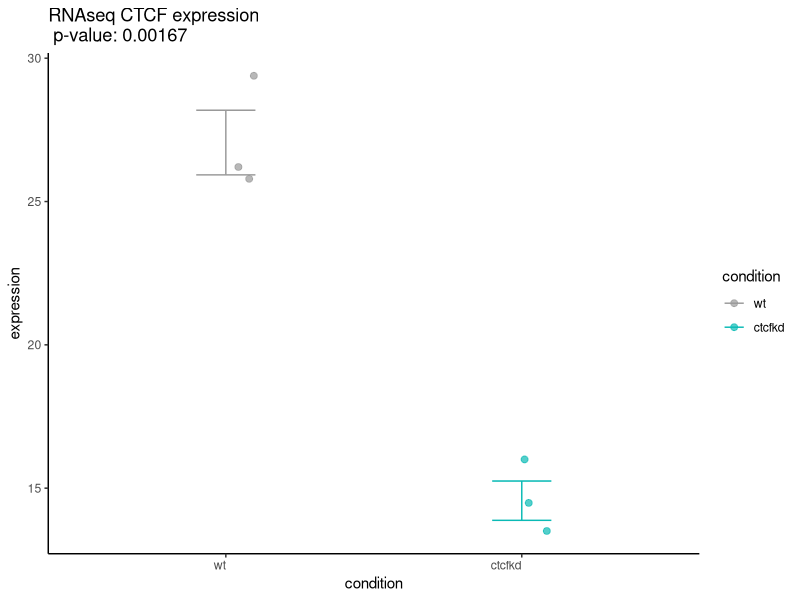
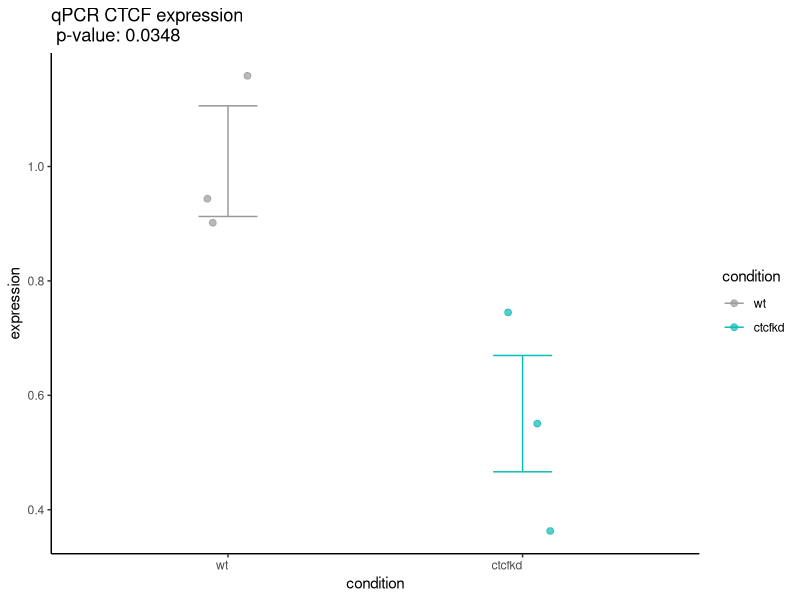
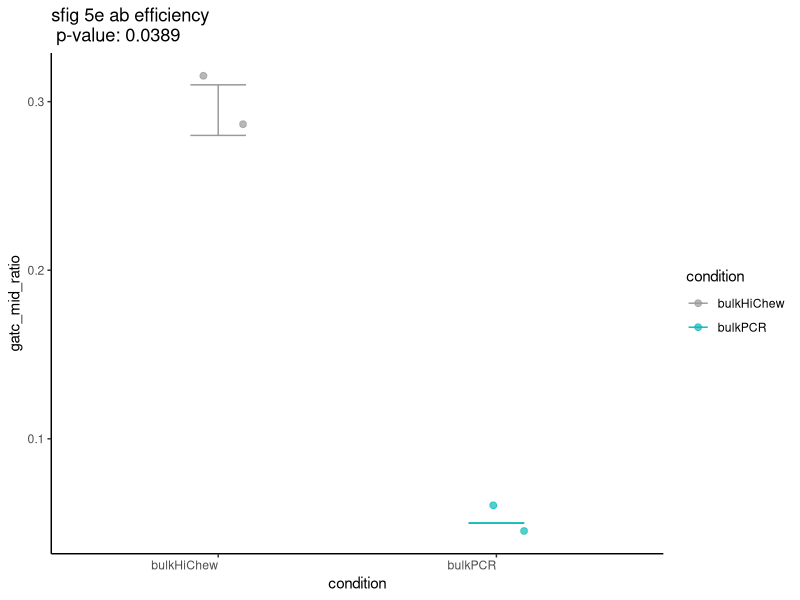
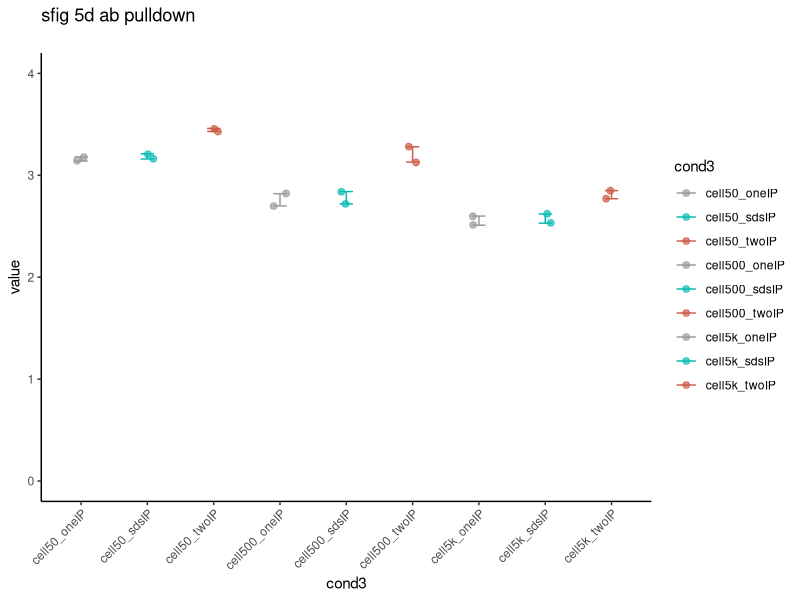
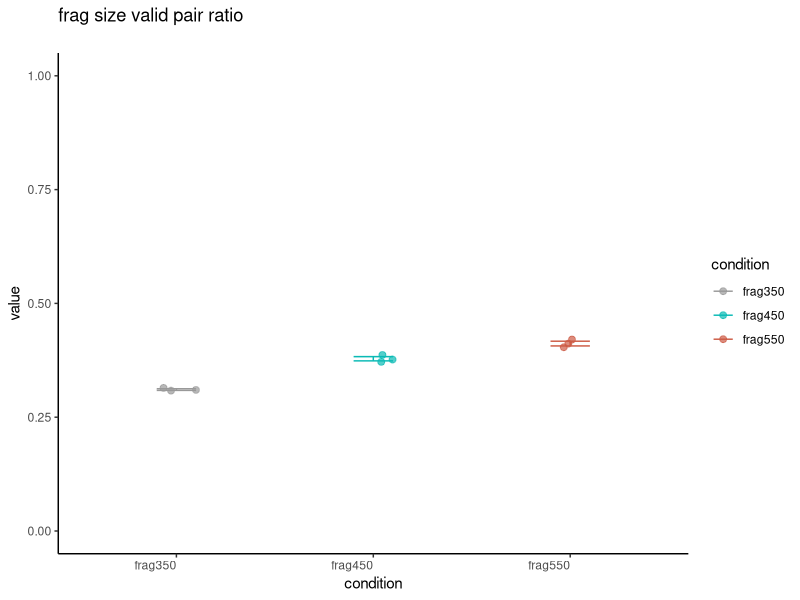
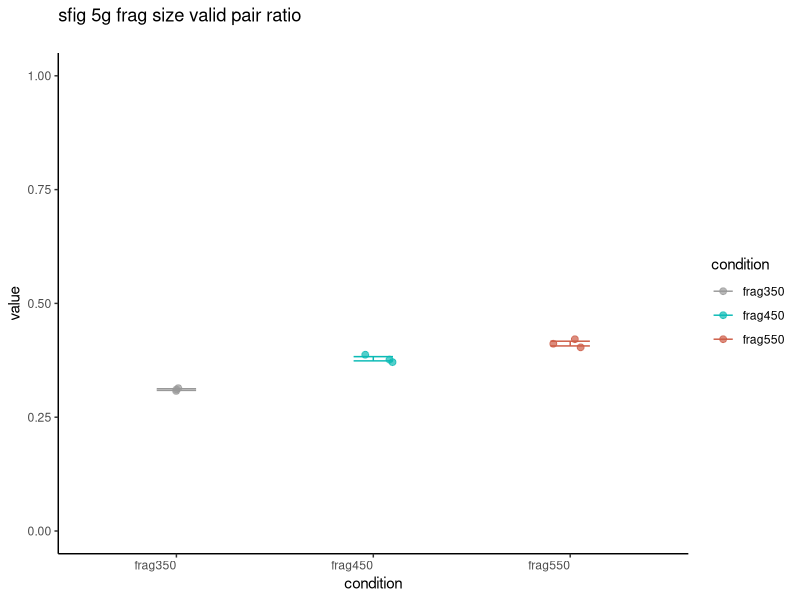
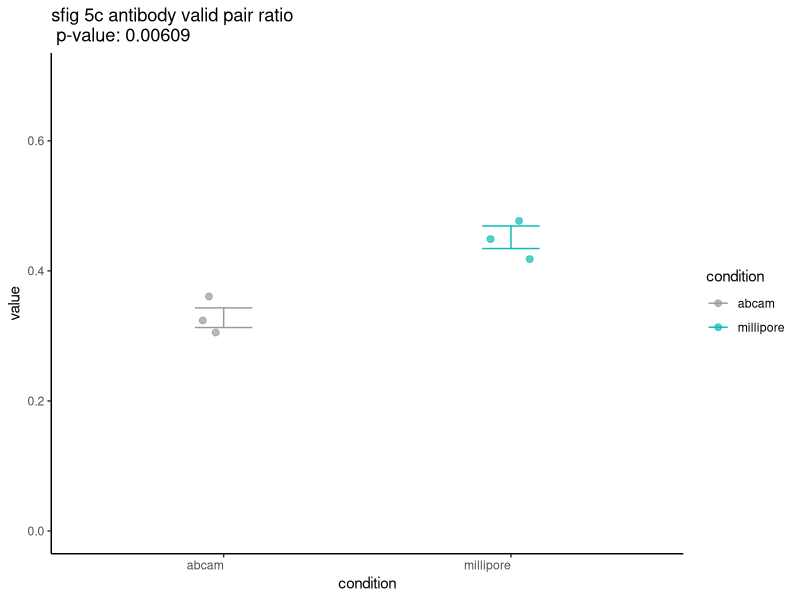
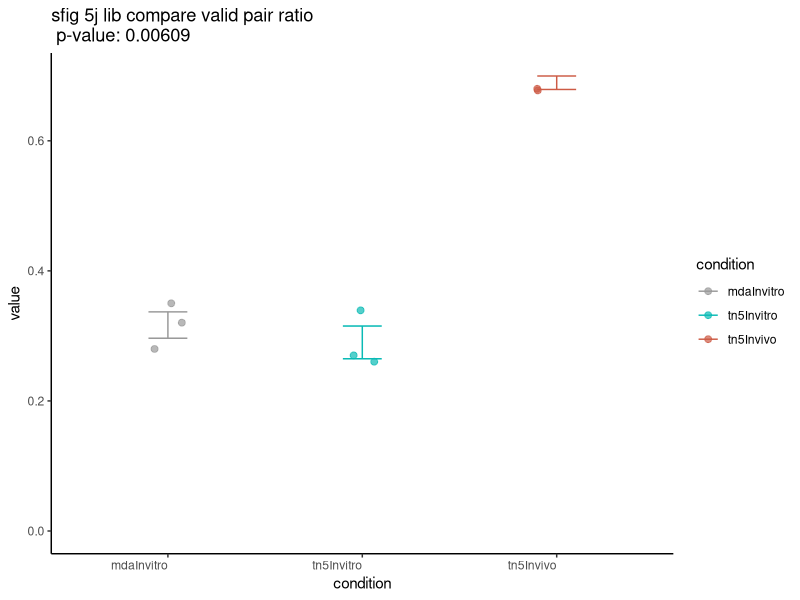

Generate these figures, in order, with R:
library(ggplot2)
library(plyr)
library(reshape2)
library(zoo)
library(Matrix)
library(data.table)
library(dplyr)
library(ggsci)
mypal <- pal_npg("nrc", alpha = 0.7)(9)

### RNAseq CTCF expression ###
wt_kd_RNA<-read.table('groupA-vs-groupC.gene.DEseq2.Filter.xls',header = T)
wt_kd_RNA_subset<-wt_kd_RNA[wt_kd_RNA$GeneID=='10664',c(20,21,22,36,37,38)]
df<-reshape2::melt(wt_kd_RNA_subset)

df$condition<-sub(".*_(.).*", "\\1", df$variable)
colnames(df)<-c('sample','expression','condition')
df$condition<-c('wt','wt','wt','ctcfkd','ctcfkd','ctcfkd')
df$condition<-factor(df$condition, levels = c('wt','ctcfkd'))

summary_data <- df %>%  group_by(condition) %>%  summarise(    mean_expression = mean(expression),
    se_expression = sd(expression) / sqrt(n())  )

t_test_result <- t.test(expression ~ condition, data = df)

summary_df <- df %>%
  group_by(condition) %>%
  summarise(mean_value = mean(expression),
            se = sd(expression) / sqrt(n()))
mypal <- pal_npg("nrc", alpha = 0.7)(9)

p1 <- ggplot(df, aes(x = condition, y = expression,color=condition)) +
  geom_point(position = position_jitter(width = 0.1), size = 2,alpha=0.7) +  # Add dots with jitter
  geom_errorbar(data = summary_df, aes(y = mean_value, ymin = mean_value - se, ymax = mean_value + se), width = 0.2) +  # Add error bars
  labs(title=paste('RNAseq CTCF expression\n',"p-value:", format(t_test_result$p.value, digits = 3)))+
  theme_classic()+theme(axis.text.x = element_text(angle = 0, hjust = 1))+ scale_color_manual(values=c('#999999','#0ABAB5'))
p1

### qPCR CTCF expression ###
wt_kd_subset<-cbind.data.frame(wt_1=0.973,wt_2=0.863,wt_3=1.192,ctcfkd_1=0.389,ctcfkd_2=0.574,ctcfkd_3=0.741)
df<-reshape2::melt(wt_kd_subset)

df$condition <- sub("^(.*?)_.*", "\\1", df$variable)
colnames(df)<-c('sample','expression','condition')
df$condition<-factor(df$condition, levels = c('wt','ctcfkd'))

summary_data <- df %>%  group_by(condition) %>%  summarise(mean_expression = mean(expression), se_expression = sd(expression) / sqrt(n())  )
t_test_result <- t.test(expression ~ condition, data = df)

summary_df <- df %>%
  group_by(condition) %>%
  summarise(mean_value = mean(expression),
            se = sd(expression) / sqrt(n()))

p2 <- ggplot(df, aes(x = condition, y = expression,color=condition)) +
  geom_point(position = position_jitter(width = 0.1), size = 2,alpha=0.7) +  # Add dots with jitter
  geom_errorbar(data = summary_df, aes(y = mean_value, ymin = mean_value - se, ymax = mean_value + se), width = 0.2) +  # Add error bars
  labs(title=paste('qPCR CTCF expression\n',"p-value:", format(t_test_result$p.value, digits = 3)))+
  theme_classic()+theme(axis.text.x = element_text(angle = 0, hjust = 1))+ scale_color_manual(values=c('#999999','#0ABAB5'))
p2

### sfig 5e ab efficiency ###
stack<-read.table('bulkHiChew_5k_500_50_hic_pro_metrics.xls',header=T)
stack$gatc_mid_ratio<-round(stack$gatc_mid/stack$Dangling_end_pairs,2)
df<-stack[c(1,2,7,8),c(1,21)]

df$condition <- sub("^(.*?)_.*", "\\1", df$sample)

colnames(df)<-c('sample','gatc_mid_ratio','condition')
df$condition<-factor(df$condition, levels = c('bulkHiChew','bulkPCR'))

summary_data <- df %>%  group_by(condition) %>%  summarise(mean_expression = mean(gatc_mid_ratio), se_expression = sd(gatc_mid_ratio) / sqrt(n())  )
t_test_result <- t.test(gatc_mid_ratio ~ condition, data = df)

summary_df <- df %>%  group_by(condition) %>% summarise(mean_value = mean(gatc_mid_ratio), se = sd(gatc_mid_ratio) / sqrt(n()))

p3 <- ggplot(df, aes(x = condition, y = gatc_mid_ratio,color=condition)) +
  geom_point(position = position_jitter(width = 0.1), size = 2,alpha=0.7) +  # Add dots with jitter
  geom_errorbar(data = summary_df, aes(y = mean_value, ymin = mean_value - se, ymax = mean_value + se), width = 0.2) +  # Add error bars
  labs(title=paste('sfig 5e ab efficiency\n',"p-value:", format(t_test_result$p.value, digits = 3)))+
  theme_classic()+theme(axis.text.x = element_text(angle = 0, hjust = 1))+ scale_color_manual(values=c('#999999','#0ABAB5'))
p3


### sfig 5d ab pulldown ###
wt_kd_subset<-cbind.data.frame(cell5k_oneIP_1=2.51,cell5k_oneIP_2=2.6,cell500_oneIP_1=2.82,cell500_oneIP_2=2.7,cell50_oneIP_1=3.18,cell50_oneIP_2=3.14,
                               cell5k_twoIP_1=2.77,cell5k_twoIP_2=2.85,cell500_twoIP_1=3.28,cell500_twoIP_2=3.13,cell50_twoIP_1=3.46,cell50_twoIP_2=3.43,
                               cell5k_sdsIP_1=2.53,cell5k_sdsIP_2=2.62,cell500_sdsIP_1=2.84,cell500_sdsIP_2=2.72,cell50_sdsIP_1=3.21,cell50_sdsIP_2=3.16)

df<-reshape2::melt(wt_kd_subset)
df$cond1 <- sub("^(.*?)_.*", "\\1", df$variable)
df$cond2 <- sub("^[^_]*_(.*?)_.*", "\\1", df$variable)
df$cond3 <- sub("^([^_]*_[^_]*)_.*", "\\1", df$variable)
colnames(df) <- c('sample', 'value', 'cond1', 'cond2', 'cond3')
summary_df <- df %>%  group_by(cond3) %>%  summarise(mean_value = mean(value), se = sd(value) / sqrt(n()))

p4 <- ggplot(df, aes(x = cond3, y = value,color=cond3)) +
  geom_point(position = position_jitter(width = 0.1), size = 2,alpha=0.7) +  # Add dots with jitter
  geom_errorbar(data = summary_df, aes(y = mean_value, ymin = mean_value - se, ymax = mean_value + se), width = 0.2) +  # Add error bars
  labs(title=paste('sfig 5d ab pulldown\n'))+
  theme_classic()+theme(axis.text.x = element_text(angle = 45, hjust = 1))+ ylim(0,4)+
  scale_color_manual(values=c('#999999','#0ABAB5','coral3','#999999','#0ABAB5','coral3','#999999','#0ABAB5','coral3'))
p4

### frag size ###
wt_kd_subset<-cbind.data.frame(frag550_1=0.403,frag550_2=0.421,frag550_3=0.411,
                               frag450_1=0.371,frag450_2=0.377,frag450_3=0.387,
                               frag350_1=0.310,frag350_2=0.314,frag350_3=0.308)
df<-reshape2::melt(wt_kd_subset)

df$condition <- sub("^(.*?)_.*", "\\1", df$variable)
colnames(df)<-c('sample','value','condition')
#df$condition<-factor(df$condition, levels = c('wt',''))

summary_df <- df %>%  group_by(condition) %>%  summarise(mean_value = mean(value), se = sd(value) / sqrt(n())  )
#t_test_result <- t.test(expression ~ condition, data = df)

p5 <- ggplot(df, aes(x = condition, y = value,color=condition)) +
  geom_point(position = position_jitter(width = 0.1), size = 2,alpha=0.7) +  # Add dots with jitter
  geom_errorbar(data = summary_df, aes(y = mean_value, ymin = mean_value - se, ymax = mean_value + se), width = 0.2) +  # Add error bars
  labs(title=paste('frag size valid pair ratio\n'))+ ylim(0,1)+
  theme_classic()+theme(axis.text.x = element_text(angle = 0, hjust = 1))+ scale_color_manual(values=c('#999999','#0ABAB5','coral3'))
p5


### frag size ###
wt_kd_subset<-cbind.data.frame(frag550_1=0.403,frag550_2=0.421,frag550_3=0.411,
                               frag450_1=0.371,frag450_2=0.377,frag450_3=0.387,
                               frag350_1=0.310,frag350_2=0.314,frag350_3=0.308)
df<-reshape2::melt(wt_kd_subset)

df$condition <- sub("^(.*?)_.*", "\\1", df$variable)
colnames(df)<-c('sample','value','condition')
#df$condition<-factor(df$condition, levels = c('wt',''))

summary_df <- df %>%  group_by(condition) %>%  summarise(mean_value = mean(value), se = sd(value) / sqrt(n())  )
#t_test_result <- t.test(expression ~ condition, data = df)

p5 <- ggplot(df, aes(x = condition, y = value,color=condition)) +
  geom_point(position = position_jitter(width = 0.1), size = 2,alpha=0.7) +  # Add dots with jitter
  geom_errorbar(data = summary_df, aes(y = mean_value, ymin = mean_value - se, ymax = mean_value + se), width = 0.2) +  # Add error bars
  labs(title=paste('sfig 5g frag size valid pair ratio\n'))+ ylim(0,1)+
  theme_classic()+theme(axis.text.x = element_text(angle = 0, hjust = 1))+ scale_color_manual(values=c('#999999','#0ABAB5','coral3'))
p5


### frag size ###
wt_kd_subset<-cbind.data.frame(millipore_1=0.453,millipore_2=0.421,millipore_3=0.481,
                               abcam_1=0.321,abcam_2=0.357,abcam_3=0.306)
df<-reshape2::melt(wt_kd_subset)

df$condition <- sub("^(.*?)_.*", "\\1", df$variable)
colnames(df)<-c('sample','value','condition')
#df$condition<-factor(df$condition, levels = c('wt',''))

summary_df <- df %>%  group_by(condition) %>%  summarise(mean_value = mean(value), se = sd(value) / sqrt(n())  )
t_test_result <- t.test(value ~ condition, data = df)
p6 <- ggplot(df, aes(x = condition, y = value,color=condition)) +
  geom_point(position = position_jitter(width = 0.1), size = 2,alpha=0.7) +  # Add dots with jitter
  geom_errorbar(data = summary_df, aes(y = mean_value, ymin = mean_value - se, ymax = mean_value + se), width = 0.2) +  # Add error bars
  labs(title=paste('sfig 5c antibody valid pair ratio\n',"p-value:", format(t_test_result$p.value, digits = 3)))+ ylim(0,0.7)+
  theme_classic()+theme(axis.text.x = element_text(angle = 0, hjust = 1))+ scale_color_manual(values=c('#999999','#0ABAB5','coral3'))
p6

### lib compare ###
wt_kd_subset<-cbind.data.frame(mdaInvitro_1=0.32,mdaInvitro_2=0.28,mdaInvitro_3=0.35,
                               tn5Invitro_1=0.34,tn5Invitro_2=0.27,tn5Invitro_3=0.26,
                               tn5Invivo_1=0.678,tn5Invivo_2=0.68,tn5Invivo_3=0.71)
df<-reshape2::melt(wt_kd_subset)

df$condition <- sub("^(.*?)_.*", "\\1", df$variable)
colnames(df)<-c('sample','value','condition')
#df$condition<-factor(df$condition, levels = c('wt',''))

summary_df <- df %>%  group_by(condition) %>%  summarise(mean_value = mean(value), se = sd(value) / sqrt(n())  )
#t_test_result <- t.test(value ~ condition, data = df)
p7 <- ggplot(df, aes(x = condition, y = value,color=condition)) +
  geom_point(position = position_jitter(width = 0.1), size = 2,alpha=0.7) +  # Add dots with jitter
  geom_errorbar(data = summary_df, aes(y = mean_value, ymin = mean_value - se, ymax = mean_value + se), width = 0.2) +  # Add error bars
  labs(title=paste('sfig 5j lib compare valid pair ratio\n',"p-value:", format(t_test_result$p.value, digits = 3)))+ ylim(0,0.7)+
  theme_classic()+theme(axis.text.x = element_text(angle = 0, hjust = 1))+ scale_color_manual(values=c('#999999','#0ABAB5','coral3'))
p7

library(gridExtra)
pdf('suppl_dotplots_250113.pdf',width = 16,height=10)
grid.arrange(p1,p2,p3,p5,p6,p7,p4,layout_matrix=rbind(c(1,2,3,4),c(5,6,7,7)))
dev.off()
